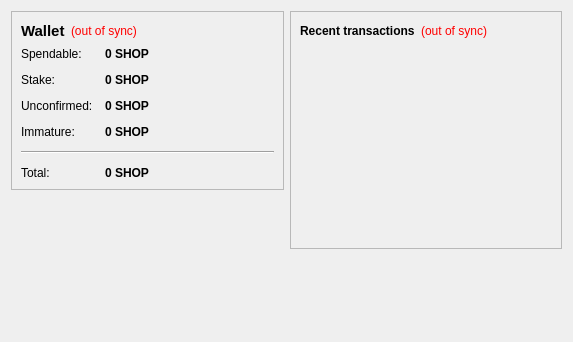
<?xml version="1.0" encoding="UTF-8"?>
<ui version="4.0">
 <class>OverviewPage</class>
 <widget class="QWidget" name="OverviewPage">
  <property name="geometry">
   <rect>
    <x>0</x>
    <y>0</y>
    <width>573</width>
    <height>342</height>
   </rect>
  </property>
  <property name="windowTitle">
   <string>Form</string>
  </property>
  <layout class="QHBoxLayout" name="horizontalLayout" stretch="1,1">
   <item>
    <layout class="QVBoxLayout" name="verticalLayout_2">
     <item>
      <widget class="QFrame" name="frame">
       <property name="frameShape">
        <enum>QFrame::StyledPanel</enum>
       </property>
       <property name="frameShadow">
        <enum>QFrame::Raised</enum>
       </property>
       <layout class="QVBoxLayout" name="verticalLayout_4">
        <item>
         <layout class="QHBoxLayout" name="horizontalLayout_4">
          <item>
           <widget class="QLabel" name="label_5">
            <property name="font">
             <font>
              <pointsize>11</pointsize>
              <weight>75</weight>
              <bold>true</bold>
             </font>
            </property>
            <property name="text">
             <string>Wallet</string>
            </property>
           </widget>
          </item>
          <item>
           <widget class="QLabel" name="labelWalletStatus">
            <property name="toolTip">
             <string>The displayed information may be out of date. Your wallet automatically synchronizes with the shopcoin network after a connection is established, but this process has not completed yet.</string>
            </property>
            <property name="styleSheet">
             <string notr="true">QLabel { color: red; }</string>
            </property>
            <property name="text">
             <string notr="true">(out of sync)</string>
            </property>
            <property name="alignment">
             <set>Qt::AlignLeading|Qt::AlignLeft|Qt::AlignVCenter</set>
            </property>
           </widget>
          </item>
          <item>
           <spacer name="horizontalSpacer_2">
            <property name="orientation">
             <enum>Qt::Horizontal</enum>
            </property>
            <property name="sizeHint" stdset="0">
             <size>
              <width>40</width>
              <height>20</height>
             </size>
            </property>
           </spacer>
          </item>
         </layout>
        </item>
        <item>
         <layout class="QFormLayout" name="formLayout_2">
          <property name="fieldGrowthPolicy">
           <enum>QFormLayout::AllNonFixedFieldsGrow</enum>
          </property>
          <property name="horizontalSpacing">
           <number>12</number>
          </property>
          <property name="verticalSpacing">
           <number>12</number>
          </property>
          <item row="0" column="0">
           <widget class="QLabel" name="label">
            <property name="text">
             <string>Spendable:</string>
            </property>
           </widget>
          </item>
          <item row="0" column="1">
           <widget class="QLabel" name="labelBalance">
            <property name="font">
             <font>
              <weight>75</weight>
              <bold>true</bold>
             </font>
            </property>
            <property name="cursor">
             <cursorShape>IBeamCursor</cursorShape>
            </property>
            <property name="toolTip">
             <string>Your current spendable balance</string>
            </property>
            <property name="text">
             <string notr="true">0 SHOP</string>
            </property>
            <property name="textInteractionFlags">
             <set>Qt::LinksAccessibleByMouse|Qt::TextSelectableByKeyboard|Qt::TextSelectableByMouse</set>
            </property>
           </widget>
          </item>
          <item row="1" column="0">
           <widget class="QLabel" name="label_6">
            <property name="text">
             <string>Stake:</string>
            </property>
           </widget>
          </item>
          <item row="1" column="1">
           <widget class="QLabel" name="labelStake">
            <property name="font">
             <font>
              <weight>75</weight>
              <bold>true</bold>
             </font>
            </property>
            <property name="cursor">
             <cursorShape>IBeamCursor</cursorShape>
            </property>
            <property name="toolTip">
             <string>Total of coins that was staked, and do not yet count toward the current balance</string>
            </property>
            <property name="text">
             <string notr="true">0 SHOP</string>
            </property>
            <property name="textInteractionFlags">
             <set>Qt::LinksAccessibleByMouse|Qt::TextSelectableByKeyboard|Qt::TextSelectableByMouse</set>
            </property>
           </widget>
          </item>
          <item row="2" column="0">
           <widget class="QLabel" name="label_3">
            <property name="text">
             <string>Unconfirmed:</string>
            </property>
           </widget>
          </item>
          <item row="2" column="1">
           <widget class="QLabel" name="labelUnconfirmed">
            <property name="font">
             <font>
              <weight>75</weight>
              <bold>true</bold>
             </font>
            </property>
            <property name="cursor">
             <cursorShape>IBeamCursor</cursorShape>
            </property>
            <property name="toolTip">
             <string>Total of transactions that have yet to be confirmed, and do not yet count toward the current balance</string>
            </property>
            <property name="text">
             <string notr="true">0 SHOP</string>
            </property>
            <property name="textInteractionFlags">
             <set>Qt::LinksAccessibleByMouse|Qt::TextSelectableByKeyboard|Qt::TextSelectableByMouse</set>
            </property>
           </widget>
          </item>
          <item row="3" column="0">
           <widget class="QLabel" name="labelImmatureText">
            <property name="text">
             <string>Immature:</string>
            </property>
           </widget>
          </item>
          <item row="3" column="1">
           <widget class="QLabel" name="labelImmature">
            <property name="font">
             <font>
              <weight>75</weight>
              <bold>true</bold>
             </font>
            </property>
            <property name="toolTip">
             <string>Mined balance that has not yet matured</string>
            </property>
            <property name="text">
             <string notr="true">0 SHOP</string>
            </property>
            <property name="textInteractionFlags">
             <set>Qt::LinksAccessibleByMouse|Qt::TextSelectableByKeyboard|Qt::TextSelectableByMouse</set>
            </property>
           </widget>
          </item>
          <item row="4" column="0" colspan="2">
           <widget class="Line" name="line">
            <property name="orientation">
             <enum>Qt::Horizontal</enum>
            </property>
           </widget>
          </item>
          <item row="5" column="0">
           <widget class="QLabel" name="labelTotalText">
            <property name="text">
             <string>Total:</string>
            </property>
           </widget>
          </item>
          <item row="5" column="1">
           <widget class="QLabel" name="labelTotal">
            <property name="font">
             <font>
              <weight>75</weight>
              <bold>true</bold>
             </font>
            </property>
            <property name="cursor">
             <cursorShape>IBeamCursor</cursorShape>
            </property>
            <property name="toolTip">
             <string>Your current total balance</string>
            </property>
            <property name="text">
             <string notr="true">0 SHOP</string>
            </property>
            <property name="textInteractionFlags">
             <set>Qt::LinksAccessibleByMouse|Qt::TextSelectableByKeyboard|Qt::TextSelectableByMouse</set>
            </property>
           </widget>
          </item>
         </layout>
        </item>
       </layout>
      </widget>
     </item>
     <item>
      <spacer name="verticalSpacer">
       <property name="orientation">
        <enum>Qt::Vertical</enum>
       </property>
       <property name="sizeHint" stdset="0">
        <size>
         <width>20</width>
         <height>40</height>
        </size>
       </property>
      </spacer>
     </item>
     <item>
      <widget class="QLabel" name="label_2">
       <property name="text">
        <string/>
       </property>
       <property name="pixmap">
        <pixmap resource="../bitcoin.qrc">:/icons/shopcoin-300</pixmap>
       </property>
       <property name="scaledContents">
        <bool>false</bool>
       </property>
       <property name="alignment">
        <set>Qt::AlignCenter</set>
       </property>
       <property name="indent">
        <number>-1</number>
       </property>
      </widget>
     </item>
    </layout>
   </item>
   <item>
    <layout class="QVBoxLayout" name="verticalLayout_3">
     <item>
      <widget class="QFrame" name="frame_2">
       <property name="frameShape">
        <enum>QFrame::StyledPanel</enum>
       </property>
       <property name="frameShadow">
        <enum>QFrame::Raised</enum>
       </property>
       <layout class="QVBoxLayout" name="verticalLayout">
        <item>
         <layout class="QHBoxLayout" name="horizontalLayout_2">
          <item>
           <widget class="QLabel" name="label_4">
            <property name="text">
             <string>&lt;b&gt;Recent transactions&lt;/b&gt;</string>
            </property>
           </widget>
          </item>
          <item>
           <widget class="QLabel" name="labelTransactionsStatus">
            <property name="toolTip">
             <string>The displayed information may be out of date. Your wallet automatically synchronizes with the shopcoin network after a connection is established, but this process has not completed yet.</string>
            </property>
            <property name="styleSheet">
             <string notr="true">QLabel { color: red; }</string>
            </property>
            <property name="text">
             <string notr="true">(out of sync)</string>
            </property>
            <property name="alignment">
             <set>Qt::AlignRight|Qt::AlignTrailing|Qt::AlignVCenter</set>
            </property>
           </widget>
          </item>
          <item>
           <spacer name="horizontalSpacer">
            <property name="orientation">
             <enum>Qt::Horizontal</enum>
            </property>
            <property name="sizeHint" stdset="0">
             <size>
              <width>40</width>
              <height>20</height>
             </size>
            </property>
           </spacer>
          </item>
         </layout>
        </item>
        <item>
         <widget class="QListView" name="listTransactions">
          <property name="styleSheet">
           <string notr="true">QListView { background: transparent; }</string>
          </property>
          <property name="frameShape">
           <enum>QFrame::NoFrame</enum>
          </property>
          <property name="verticalScrollBarPolicy">
           <enum>Qt::ScrollBarAlwaysOff</enum>
          </property>
          <property name="horizontalScrollBarPolicy">
           <enum>Qt::ScrollBarAlwaysOff</enum>
          </property>
          <property name="selectionMode">
           <enum>QAbstractItemView::NoSelection</enum>
          </property>
         </widget>
        </item>
       </layout>
      </widget>
     </item>
     <item>
      <spacer name="verticalSpacer_2">
       <property name="orientation">
        <enum>Qt::Vertical</enum>
       </property>
       <property name="sizeHint" stdset="0">
        <size>
         <width>20</width>
         <height>40</height>
        </size>
       </property>
      </spacer>
     </item>
    </layout>
   </item>
  </layout>
 </widget>
 <resources>
  <include location="../bitcoin.qrc"/>
 </resources>
 <connections/>
</ui>
